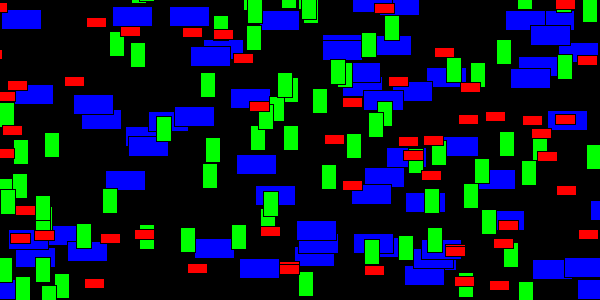
Frame 1 (no input)
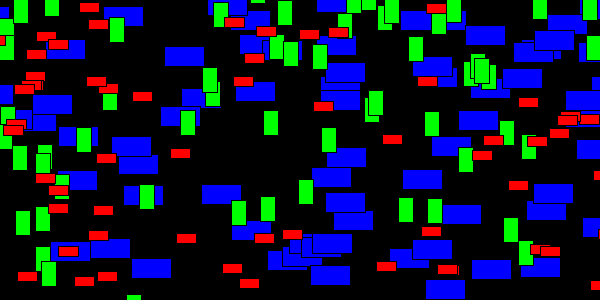
Frame 60 (the mouse pressed at the canvas centre just before this capture)
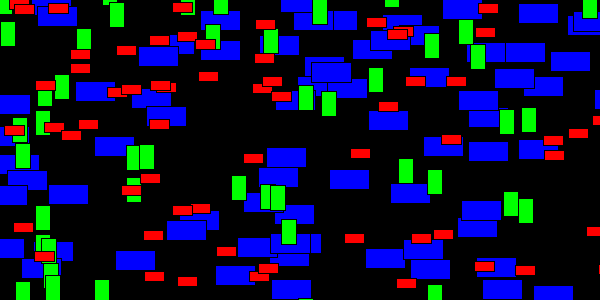
Frame 120 (the mouse held since frame 60 and released just before this capture)

The Processing sketch that drew these frames (run headless with seeded random() and noise(); from frame 60 on, the mouse is pressed at the canvas centre):

// Processing sketch: processing_12946
// ── processing_12946.pde

// ** 3267618 - Billy Tran - Projection Display **

// Metaphor - Sydney is a city packed like sardines

// Adapted from example 8-2 from learningprocessing.org by Daniel Shiffman

// Array of 3 car objects, 100 objects of each type
redcar[] redcar_array = new redcar[100];
greencar[] greencar_array = new greencar[100];
bluecar[] bluecar_array = new bluecar[100];

// Code setup
void setup() {
  size(600,300);
  smooth();
  frameRate(60);
  
  // Array, color, random x spawn location, random y spawn location, random speed
  for (int i = 0; i < redcar_array.length; i++ ) {
    redcar_array[i] = new redcar(color(0,0,255), random(-200,800), random(0,300), random(-3,0)); 
  }
  
   for (int j = 0; j < greencar_array.length; j++ ) {
    greencar_array[j] = new greencar(color(0,255,0), random(0,600), random(-100,300), random(-3,0)); 
  }
  
  for (int k = 0; k < bluecar_array.length; k++ ) { 
    bluecar_array[k] = new bluecar(color(255,0,0), random(-200,800), random(0,300), random(0,3)); 
  }
  
  
}

// Initialise code
void draw() {
  background(0);
  
  // Activate car behaviour and display on screen
  // Repeated for other 2 cars
  for (int i = 0; i < redcar_array.length; i++ ) {
    redcar_array[i].red_move();
    redcar_array[i].red_display();
  }
  
  for (int j = 0; j < greencar_array.length; j++ ) {
    greencar_array[j].green_move();
    greencar_array[j].green_display();
  }
  
  for (int k = 0; k < bluecar_array.length; k++ ) {
    bluecar_array[k].blue_move();
    bluecar_array[k].blue_display();
  }
}

// Car classes, all identical except for prefixes of code, size, color and direction

// Blue car, moving right to left, largest car
class bluecar { 
  color bc;
  float bx, by, bspeed;

  bluecar(color blue_c, float blue_x, float blue_y, float blue_speed) {
    bc = blue_c;
    bx = blue_x;
    by = blue_y;
    bspeed = blue_speed;
  }

  // Shape and size of car
  void blue_display() {
    rectMode(CENTER);
    fill(bc);
    rect(bx, by, 20, 10);
  }

  // Determines threshold to make car loop back to random location within parameters
  void blue_move() {
    bx = bx + bspeed;
    if (bx > width + 20) {
      bx = random(-1400, -20); // Respawn location parameters
    }
  }
}

// Red car, moving left to right, smallest car
class redcar { 
  color rc;
  float rx, ry, rspeed;

  redcar(color red_c, float red_x, float red_y, float red_speed) {
    rc = red_c;
    rx = red_x;
    ry = red_y;
    rspeed = red_speed;
  }

  void red_display() {
    rectMode(CENTER);
    fill(rc);
    rect(rx, ry, 40, 20);
  }

  void red_move() {
    rx = rx + rspeed;
    if (rx < -40) {
      rx = random(640, 1200);
    }
  }
}

// Green car, moving up
class greencar { 
  color gc;
  float gx, gy, gspeed;

  greencar(color green_c, float green_x, float green_y, float green_speed) {
    gc = green_c;
    gx = green_x;
    gy = green_y;
    gspeed = green_speed;
  }

  void green_display() {
    rectMode(CENTER);
    fill(gc);
    rect(gx, gy, 15, 25);
  }

  void green_move() {
    gy = gy + gspeed;
    if (gy < -20) {
      gy = random(400, 800);
    }
  }
}
